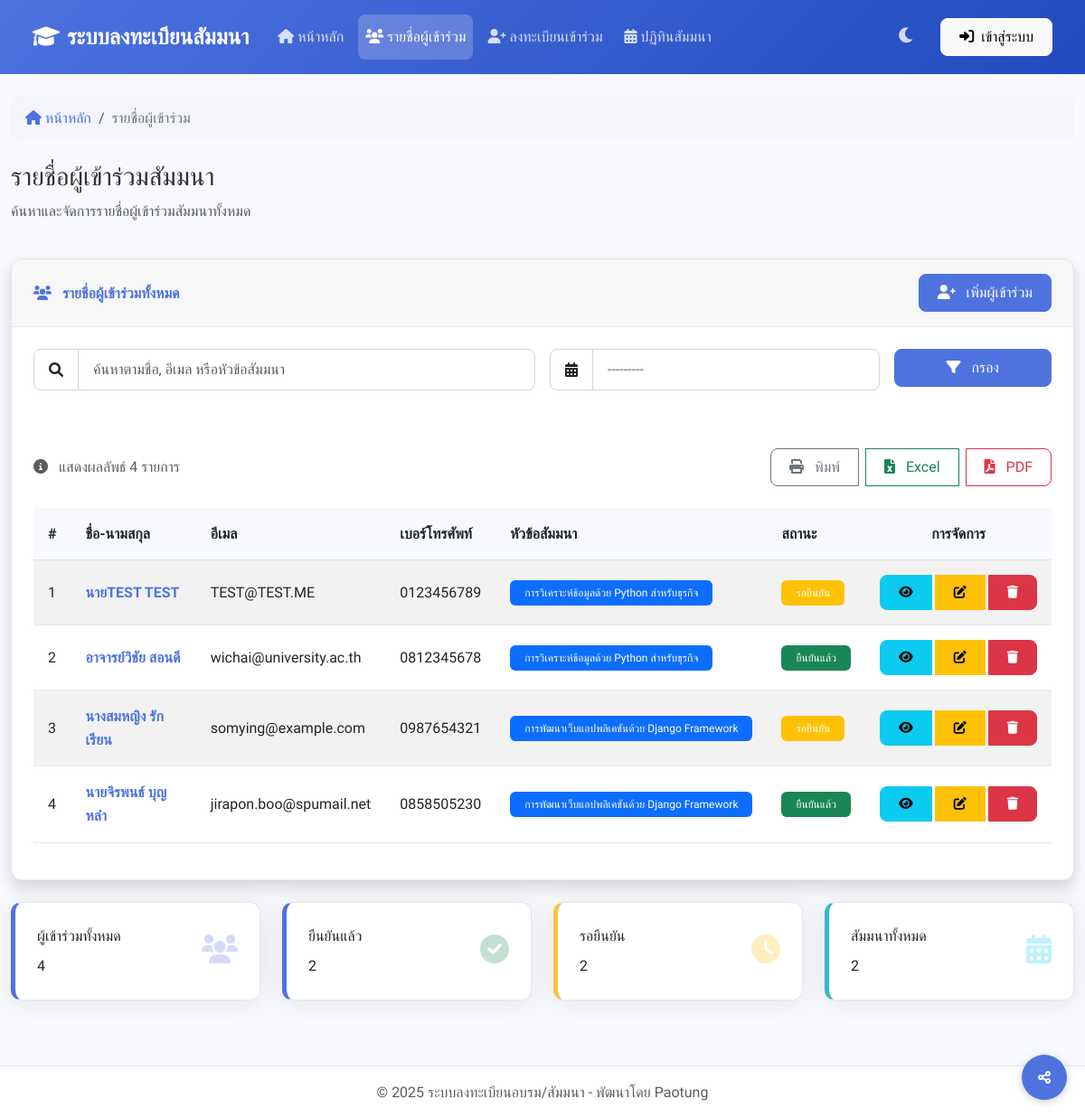
Page /participants/ on the committed database.
### myapp/models.py (models this page shows, shortened)
class Participant(models.Model):
    TITLE_CHOICES = [
        ('นาย', 'นาย'),
        ('นาง', 'นาง'),
        ('นางสาว', 'นางสาว'),
        ('ดร.', 'ดร.'),
        ('อาจารย์', 'อาจารย์'),
        ('อื่นๆ', 'อื่นๆ'),
    ]
    title = models.CharField(max_length=20, choices=TITLE_CHOICES, default='นาย')
    first_name = models.CharField(max_length=100)
    last_name = models.CharField(max_length=100)
    phone_regex = RegexValidator(
        regex=r'^\d{9,10}$',
        message="เบอร์โทรศัพท์ต้องมี 9-10 หลัก"
    )
    phone = models.CharField(validators=[phone_regex], max_length=10)
    email = models.EmailField(validators=[EmailValidator()])
    organization = models.CharField(max_length=200, blank=True)
    position = models.CharField(max_length=100, blank=True)
    seminar = models.ForeignKey(
        SeminarTopic,
        on_delete=models.CASCADE,
        related_name='participants'
    )
    registered_at = models.DateTimeField(auto_now_add=True)
    updated_at = models.DateTimeField(auto_now=True)
    special_requests = models.TextField(blank=True)
    attendance_confirmed = models.BooleanField(default=False)
    class Meta:
        ordering = ['-registered_at']
        unique_together = ['email', 'seminar']
    def full_name(self):
        return f"{self.title}{self.first_name} {self.last_name}"

class SeminarTopic(models.Model):
    name = models.CharField(max_length=200, unique=True)
    description = models.TextField(blank=True)
    start_date = models.DateTimeField()
    end_date = models.DateTimeField()
    max_participants = models.PositiveIntegerField(default=50)
    location = models.CharField(max_length=255)
    class Meta:
        ordering = ['-start_date']
    def __str__(self):
        return self.name

### myapp/views.py (the view, shortened to what this page needs)
# urls.py: path('participants/', views.ParticipantListView.as_view(), name='participant_list'),
class ParticipantListView(ListView):
    model = Participant
    template_name = 'myapp/participant_list.html'
    context_object_name = 'participants'
    paginate_by = 10
    def get_queryset(self):
        queryset = Participant.objects.all()
        search_term = self.request.GET.get('search_term')
        seminar_id = self.request.GET.get('seminar')
        if seminar_id:
            queryset = queryset.filter(seminar_id=seminar_id)
        return queryset.select_related('seminar')
    def get_context_data(self, **kwargs):
        context = super().get_context_data(**kwargs)
        context['search_form'] = ParticipantSearchForm(initial={
            'search_term': self.request.GET.get('search_term', ''),
            'seminar': self.request.GET.get('seminar', ''),
        })
        context['participant_count'] = self.get_queryset().count()
        context['total_participants'] = Participant.objects.count()
        context['confirmed_participants'] = Participant.objects.filter(attendance_confirmed=True).count()
        context['pending_participants'] = Participant.objects.filter(attendance_confirmed=False).count()
        context['total_seminars'] = SeminarTopic.objects.count()
        return context

### myapp/templates/myapp/participant_list.html (shortened to what this page needs)
{% extends 'myapp/base.html' %}
{% load static %}
{% block breadcrumb_items %}
<li class="breadcrumb-item active" aria-current="page">รายชื่อผู้เข้าร่วม</li>
{% endblock %}
{% block page_title %}รายชื่อผู้เข้าร่วมสัมมนา{% endblock %}
{% block page_subtitle %}ค้นหาและจัดการรายชื่อผู้เข้าร่วมสัมมนาทั้งหมด{% endblock %}
{% block content %}
<div class="card shadow mb-4">
    <div class="card-header py-3 d-flex justify-content-between align-items-center">
        <h6 class="m-0 font-weight-bold text-primary">
            <i class="fas fa-users me-2"></i> รายชื่อผู้เข้าร่วมทั้งหมด
        </h6>
        <a href="{% url 'participant_create' %}" class="btn btn-primary">
            <i class="fas fa-user-plus me-2"></i> เพิ่มผู้เข้าร่วม
        </a>
    </div>
    <div class="card-body">
        <form method="get" class="mb-5">
            <div class="row g-3">
                <div class="col-md-6">
                    <div class="input-group">
                        <span class="input-group-text"><i class="fas fa-search"></i></span>
                        {{ search_form.search_term }}
                    </div>
                </div>
                <div class="col-md-4">
                    <div class="input-group">
                        <span class="input-group-text"><i class="fas fa-calendar-alt"></i></span>
                        {{ search_form.seminar }}
                    </div>
                </div>
                <div class="col-md-2">
                    <button type="submit" class="btn btn-primary w-100 py-2">
                        <i class="fas fa-filter me-2"></i> กรอง
                    </button>
                </div>
            </div>
        </form>
        <div class="d-flex justify-content-between align-items-center mb-4">
            <p class="text-muted mb-0">
                <i class="fas fa-info-circle me-2"></i> แสดงผลลัพธ์ {{ participant_count }} รายการ
            </p>
            <div class="btn-group">
                <button type="button" class="btn btn-outline-secondary me-2" onclick="window.print()">
                    <i class="fas fa-print me-2"></i> พิมพ์
                </button>
                <button type="button" class="btn btn-outline-success me-2">
                    <i class="fas fa-file-excel me-2"></i> Excel
                </button>
                <button type="button" class="btn btn-outline-danger">
                    <i class="fas fa-file-pdf me-2"></i> PDF
                </button>
            </div>
        </div>
        {% if participants %}
            <div class="table-responsive">
                <table class="table table-striped table-hover">
                    <thead>
                        <tr>
                            <th scope="col" class="py-3">#</th>
                            <th scope="col" class="py-3">ชื่อ-นามสกุล</th>
                            <th scope="col" class="py-3">อีเมล</th>
                            <th scope="col" class="py-3">เบอร์โทรศัพท์</th>
                            <th scope="col" class="py-3">หัวข้อสัมมนา</th>
                            <th scope="col" class="py-3">สถานะ</th>
                            <th scope="col" class="py-3 text-center">การจัดการ</th>
                        </tr>
                    </thead>
                    <tbody>
                        {% for participant in participants %}
                            <tr>
                                <td class="py-3">{{ forloop.counter }}</td>
                                <td class="py-3">
                                    <a href="{% url 'participant_detail' participant.id %}" class="fw-bold text-decoration-none">
                                        {{ participant.full_name }}
                                    </a>
                                </td>
                                <td class="py-3">{{ participant.email }}</td>
                                <td class="py-3">{{ participant.phone }}</td>
                                <td class="py-3">
                                    <a href="{% url 'seminar_detail' participant.seminar.id %}" class="badge bg-primary text-decoration-none py-2 px-3">
                                        {{ participant.seminar.name }}
                                    </a>
                                </td>
                                <td class="py-3">
                                    {% if participant.attendance_confirmed %}
                                        <span class="badge bg-success py-2 px-3">ยืนยันแล้ว</span>
                                    {% else %}
                                        <span class="badge bg-warning py-2 px-3">รอยืนยัน</span>
                                    {% endif %}
                                </td>
                                <td class="py-3 text-center">
                                    <div class="btn-group">
                                        <a href="{% url 'participant_detail' participant.id %}" class="btn btn-sm btn-info me-1" data-bs-toggle="tooltip" title="ดูรายละเอียด">
                                            <i class="fas fa-eye"></i>
                                        </a>
                                        <a href="{% url 'participant_update' participant.id %}" class="btn btn-sm btn-warning me-1" data-bs-toggle="tooltip" title="แก้ไข">
                                            <i class="fas fa-edit"></i>
                                        </a>
                                        <a href="{% url 'participant_delete' participant.id %}" class="btn btn-sm btn-danger" data-bs-toggle="tooltip" title="ลบ">
                                            <i class="fas fa-trash"></i>
                                        </a>
                                    </div>
                                </td>
                            </tr>
                        {% endfor %}
                    </tbody>
                </table>
            </div>
        {% endif %}
    </div>
</div>
<div class="row">
    <div class="col-xl-3 col-md-6 mb-4">
        <div class="card dashboard-card primary">
            <div class="card-body">
                <div class="row align-items-center">
                    <div class="col">
                        <div class="card-title text-uppercase">ผู้เข้าร่วมทั้งหมด</div>
                        <div class="card-value">{{ total_participants }}</div>
                    </div>
                    <div class="col-auto">
                        <i class="fas fa-users fa-2x text-primary opacity-25"></i>
                    </div>
                </div>
            </div>
        </div>
    </div>
    <div class="col-xl-3 col-md-6 mb-4">
        <div class="card dashboard-card success">
            <div class="card-body">
                <div class="row align-items-center">
                    <div class="col">
                        <div class="card-title text-uppercase">ยืนยันแล้ว</div>
                        <div class="card-value">{{ confirmed_participants }}</div>
                    </div>
                    <div class="col-auto">
                        <i class="fas fa-check-circle fa-2x text-success opacity-25"></i>
                    </div>
                </div>
            </div>
        </div>
    </div>
    <div class="col-xl-3 col-md-6 mb-4">
        <div class="card dashboard-card warning" style="border-left-color: var(--warning-color);">
            <div class="card-body">
                <div class="row align-items-center">
                    <div class="col">
                        <div class="card-title text-uppercase">รอยืนยัน</div>
                        <div class="card-value">{{ pending_participants }}</div>
                    </div>
                    <div class="col-auto">
                        <i class="fas fa-clock fa-2x text-warning opacity-25"></i>
                    </div>
                </div>
            </div>
        </div>
    </div>
    <div class="col-xl-3 col-md-6 mb-4">
        <div class="card dashboard-card info" style="border-left-color: var(--info-color);">
            <div class="card-body">
                <div class="row align-items-center">
                    <div class="col">
                        <div class="card-title text-uppercase">สัมมนาทั้งหมด</div>
                        <div class="card-value">{{ total_seminars }}</div>
                    </div>
                    <div class="col-auto">
                        <i class="fas fa-calendar-alt fa-2x text-info opacity-25"></i>
                    </div>
                </div>
            </div>
        </div>
    </div>
</div>
{% endblock %}

### myapp/templates/myapp/base.html (shortened to what this page needs)
{% load static %}
<!DOCTYPE html>
<html lang="th" data-theme="light">
<head>
    <link href="https://cdn.jsdelivr.net/npm/bootstrap@5.3.0-alpha1/dist/css/bootstrap.min.css" rel="stylesheet">
    <link href="https://cdnjs.cloudflare.com/ajax/libs/font-awesome/6.0.0/css/all.min.css" rel="stylesheet">
</head>
<body>
    <nav class="navbar navbar-expand-lg navbar-dark sticky-top">
        <div class="container-fluid">
            <a class="navbar-brand" href="{% url 'home' %}">
                <i class="fas fa-graduation-cap me-2"></i>ระบบลงทะเบียนสัมมนา
            </a>
            <div class="collapse navbar-collapse" id="navbarNav">
                <ul class="navbar-nav me-auto">
                    <li class="nav-item">
                        <a class="nav-link {% if request.path == '/' %}active{% endif %}" href="{% url 'home' %}">
                            <i class="fas fa-home"></i> หน้าหลัก
                        </a>
                    </li>
                    <li class="nav-item">
                        <a class="nav-link {% if '/participants/' in request.path %}active{% endif %}" href="{% url 'participant_list' %}">
                            <i class="fas fa-users"></i> รายชื่อผู้เข้าร่วม
                        </a>
                    </li>
                    <li class="nav-item">
                        <a class="nav-link {% if '/participants/register/' in request.path %}active{% endif %}" href="{% url 'participant_create' %}">
                            <i class="fas fa-user-plus"></i> ลงทะเบียนเข้าร่วม
                        </a>
                    </li>
                    <li class="nav-item">
                        <a class="nav-link {% if '/calendar/' in request.path %}active{% endif %}" href="{% url 'seminar_calendar' %}">
                            <i class="fas fa-calendar-alt"></i> ปฏิทินสัมมนา
                        </a>
                    </li>
                </ul>
                <div class="d-flex align-items-center">
                    <button class="dark-mode-toggle me-3" onclick="toggleDarkMode()">
                        <i class="fas fa-moon"></i>
                    </button>
                    {% if user.is_authenticated %}
                        <div class="dropdown">
                            <button class="btn btn-light dropdown-toggle" type="button" id="userDropdown" data-bs-toggle="dropdown">
                                <i class="fas fa-user-circle me-1"></i> {{ user.username }}
                            </button>
                            <ul class="dropdown-menu dropdown-menu-end">
                                <li><a class="dropdown-item" href="{% url 'admin:index' %}"><i class="fas fa-cogs me-2"></i>จัดการระบบ</a></li>
                                <li><hr class="dropdown-divider"></li>
                                <li><a class="dropdown-item" href="{% url 'admin:logout' %}"><i class="fas fa-sign-out-alt me-2"></i>ออกจากระบบ</a></li>
                            </ul>
                        </div>
                    {% else %}
                        <a href="{% url 'admin:login' %}" class="btn btn-light">
                            <i class="fas fa-sign-in-alt me-1"></i> เข้าสู่ระบบ
                        </a>
                    {% endif %}
                </div>
            </div>
        </div>
    </nav>
    <div class="container-fluid py-4 main-content">
        {% block breadcrumbs %}
        <nav aria-label="breadcrumb">
            <ol class="breadcrumb">
                <li class="breadcrumb-item"><a href="{% url 'home' %}"><i class="fas fa-home"></i> หน้าหลัก</a></li>
                {% block breadcrumb_items %}{% endblock %}
            </ol>
        </nav>
        {% endblock %}
        {% block page_header %}
            <div class="row mb-4">
                <div class="col-12">
                    <h1 class="h3 text-gray-800 mb-2">{% block page_title %}Dashboard{% endblock %}</h1>
                    <p class="text-muted">{% block page_subtitle %}Overview of the seminar registration system{% endblock %}</p>
                </div>
            </div>
        {% endblock %}
        {% block content %}{% endblock %}
    </div>
    <div class="social-share-container">
        <button class="btn btn-primary social-share-toggle" onclick="toggleSocialMenu()">
            <i class="fas fa-share-alt"></i>
        </button>
    </div>
    <footer class="footer mt-auto py-3">
        <div class="container text-center">
            <span class="text-muted">© {% now "Y" %} ระบบลงทะเบียนอบรม/สัมมนา - พัฒนาโดย Paotung</span>
        </div>
    </footer>
</body>
</html>

### rows in the picture
Participant: full_name "นายTEST TEST", email "TEST@TEST.ME", phone "0123456789", seminar.name "การวิเคราะห์ข้อมูลด้วย Python สำหรับธุรกิจ", attendance_confirmed "รอยืนยัน"
Participant: full_name "อาจารย์วิชัย สอนดี", email "wichai@university.ac.th", phone "0812345678", seminar.name "การวิเคราะห์ข้อมูลด้วย Python สำหรับธุรกิจ", attendance_confirmed "ยืนยันแล้ว"
Participant: full_name "นางสมหญิง รักเรียน", email "somying@example.com", phone "0987654321", seminar.name "การพัฒนาเว็บแอปพลิเคชันด้วย Django Framework", attendance_confirmed "รอยืนยัน"
Participant: full_name "นายจิรพนธ์ บุญหลำ", email "jirapon.boo@spumail.net", phone "0858505230", seminar.name "การพัฒนาเว็บแอปพลิเคชันด้วย Django Framework", attendance_confirmed "ยืนยันแล้ว"

### other values in the picture
{{ participant_count }} "4"
{{ total_participants }} "4"
{{ confirmed_participants }} "2"
{{ pending_participants }} "2"
{{ total_seminars }} "2"
